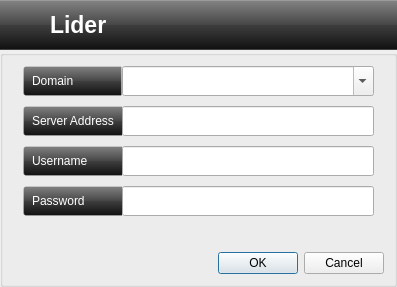
<?xml version="1.0" encoding="UTF-8"?>
<ui version="4.0">
 <class>dialogConnection</class>
 <widget class="QDialog" name="dialogConnection">
  <property name="geometry">
   <rect>
    <x>0</x>
    <y>0</y>
    <width>397</width>
    <height>287</height>
   </rect>
  </property>
  <property name="sizePolicy">
   <sizepolicy hsizetype="Fixed" vsizetype="Fixed">
    <horstretch>0</horstretch>
    <verstretch>0</verstretch>
   </sizepolicy>
  </property>
  <property name="windowTitle">
   <string>Connection</string>
  </property>
  <property name="styleSheet">
   <string notr="true">*{
	margin:0px;
	padding:0px;
}

QSplitter::handle {
/*image: url(icons/splitter.png);*/
image: url(:/icons/treeview-branch-closed.png);
background-color: #222222;
border-left:1px dashed gray;
border-bottom:1px dashed gray;
}

 QSplitter::handle:horizontal {
 width: 1px;
background-color: #222222;
}

 QSplitter::handle:vertical {
height: 1px;
background-color: #222222;
}

QSplitter::handle:pressed {
image: url(icons/splitter_pressed.png);
background-color: #999999;
}

	#frameMulti {background-color: rgba(255, 255, 255, 255);}

    #Main {
        background-color: rgb(50, 50, 50);
        background-image: url(:/icons/bg.png);
        padding: 0px;
        margin: 0px;
    }

    #framePolicy {
        border-left: 1px solid rgba(255,255,255,50);
		background-color: rgb(50, 50, 50);
    }

    #frameNodes {
		background-color: rgb(50, 50, 50);
    }

	#labelGroupNew {

	}

	#bottomButtonContainer {}

	#frameButtons{
		background-color: qlineargradient(spread:pad, x1:0.5, y1:0, x2:0.5, y2:1, stop:0 rgba(132, 132, 132, 255), stop:0.501481 rgba(70, 70, 70, 255), stop:0.503057 rgba(62, 62, 62, 255), stop:1 rgba(16, 16, 16, 255));
		
	}

#labelTitle {
	color: #222222;
}

/* #QTabWidget */

 QTabWidget::pane { /* The tab widget frame */
    /* border-top: 2px solid #C2C7CB;*/
border-top: 1px solid rgba(255,255,255,50);
 }

 QTabWidget::tab-bar {
     left: 0px; /* move to the right by 5px */
 }

 /* Style the tab using the tab sub-control. Note that
     it reads QTabBar _not_ QTabWidget */
 QTabBar::tab {
    background-color: qlineargradient(spread:pad, x1:0.5, y1:0, x2:0.5, y2:1, stop:0 rgba(132, 132, 132, 255), stop:0.501481 rgba(70, 70, 70, 255), stop:0.503057 rgba(62, 62, 62, 255), stop:1 rgba(16, 16, 16, 255));
color:rgb(255,255,255);

border-top: 1px solid rgba(255,255,255,0);
border-bottom: 1px solid rgba(255,255,255,0);
border-left: 1px solid rgba(255,255,255,0);


     border-bottom: 0px; /* same as the pane color */
     border-top-left-radius: 2px;
     border-top-right-radius: 2px;
     min-width: 8ex;
     padding:4px;
 }

 QTabBar::tab:selected{
	background-color: qlineargradient(spread:pad, x1:0.5, y1:1, x2:0.5, y2:0, stop:0 rgba(55, 55, 55, 255), stop:0.475 rgba(116, 116, 116, 255), stop:0.51 rgba(133, 133, 133, 255), stop:0.994975 rgba(166, 166, 166, 255));
 }

 QTabBar::tab:hover {
        	background-color: qlineargradient(spread:pad, x1:0.5, y1:1, x2:0.5, y2:0, stop:0 rgba(55, 55, 55, 255), stop:0.475 rgba(116, 116, 116, 255), stop:0.51 rgba(133, 133, 133, 255), stop:0.994975 rgba(166, 166, 166, 255));
 }

 QTabBar::tab:selected {
     border-color:  rgba(255,255,255,0);
     border-bottom-color: #C2C7CB; /* same as pane color */
	background-color: qlineargradient(spread:pad, x1:0.5, y1:1, x2:0.5, y2:0, stop:0 rgba(55, 55, 55, 255), stop:0.475 rgba(116, 116, 116, 255), stop:0.51 rgba(133, 133, 133, 255), stop:0.994975 rgba(166, 166, 166, 255));
 }

 QTabBar::tab:!selected {
     margin-top: 2px; /* make non-selected tabs look smaller */
 }



/* #QPushButton */

    QPushButton{
        padding: 3px 10px 3px 10px;
        color: white;
        border:1px solid  rgba(34, 49, 60, 100);
        border-radius:2px;
        background-color: qlineargradient(spread:pad, x1:0.5, y1:0, x2:0.5, y2:1,
            stop:0 rgba(132, 132, 132, 255), stop:0.501481 rgba(70, 70, 70, 255),
            stop:0.503057 rgba(62, 62, 62, 255), stop:1 rgba(16, 16, 16, 255));
    }

    QPushButton:hover {
        border:1px solid  rgba(34, 49, 60, 100);
        border-radius:2px;

	background-color: qlineargradient(spread:pad, x1:0.5, y1:1, x2:0.5, y2:0, stop:0 rgba(55, 55, 55, 255), stop:0.475 rgba(116, 116, 116, 255), stop:0.51 rgba(133, 133, 133, 255), stop:0.994975 rgba(166, 166, 166, 255));


    }

    QPushButton:checked {
        border:1px solid  rgba(34, 49, 60, 100);
        border-radius:2px;
	background-color: qlineargradient(spread:pad, x1:0.5, y1:1, x2:0.5, y2:0, stop:0 rgba(55, 55, 55, 255), stop:0.475 rgba(116, 116, 116, 255), stop:0.51 rgba(133, 133, 133, 255), stop:0.994975 rgba(166, 166, 166, 255));
    }

    QPushButton:pressed {
        border:1px solid  rgba(34, 49, 60, 100);
        border-radius:2px;
        padding: 3px 10px 3px 10px;
	background-color: qlineargradient(spread:pad, x1:0.5, y1:1, x2:0.5, y2:0, stop:0 rgba(85, 85, 85, 255), stop:0.475 rgba(136, 136, 136, 255), stop:0.51 rgba(153, 153, 153, 255), stop:0.994975 rgba(196, 196, 196, 255));
    }


/* #QDateEdit */

    QDateEdit {
        border: 0px;
        border-radius: 3px;
        color: #333333;
        background-color: qlineargradient(spread:pad, x1:0.5, y1:0, x2:0.516304,y2:0.653,
            stop:0 rgba(171, 171, 171, 255), stop:1 rgba(255, 255, 255, 255));
    }

    QDateEdit:hover, QComboBox::drop-down:editable:hover { }

    QDateEdit::drop-down {
        subcontrol-origin: padding;
        subcontrol-position: top right;
        width: 22px;
        border-top-right-radius: 4px;
        border-bottom-right-radius: 3px;
        background-color: qlineargradient(spread:pad, x1:0.5, y1:0, x2:0.5, y2:1,
            stop:0 rgba(132, 132, 132, 255), stop:0.501481 rgba(70, 70, 70, 255),
            stop:0.503057 rgba(62, 62, 62, 255), stop:1 rgba(16, 16, 16, 255));
    }

    QDateEdit::drop-down:hover {
        background-color: qlineargradient(spread:pad, x1:0.5, y1:1, x2:0.5, y2:0,
            stop:0 rgba(129, 3, 3, 255), stop:0.0192308 rgba(160, 35, 25, 255),
            stop:0.521739 rgba(166, 35, 29, 255), stop:0.531585 rgba(184, 46, 40, 255),
            stop:0.983696 rgba(168, 78, 74, 255), stop:1 rgba(210, 110, 110, 255));
    }

    QDateEdit::drop-down:on {
        subcontrol-origin: padding;
        subcontrol-position: top right;
        border-top-right-radius: 4px;
        border-bottom-right-radius: 3px;
        font-size: 15px;
        background-color: qlineargradient(spread:pad, x1:0.5, y1:1, x2:0.5, y2:0,
            stop:0 rgba(129, 3, 3, 255), stop:0.0192308 rgba(160, 35, 25, 255),
            stop:0.521739 rgba(166, 35, 29, 255), stop:0.531585 rgba(184, 46, 40, 255),
            stop:0.983696 rgba(168, 78, 74, 255), stop:1 rgba(210, 110, 110, 255));
    }

    QDateEdit::down-arrow {
        image: url(:/icons/arrow-down.png);
    }

    QDateEdit::down-arrow:on {
        top: 1px;
    }

/* #QSlider */

    QSlider::groove:horizontal {
        height: 12px;
        border-radius: 2px;
        margin: 2px 0;
        background-color: qlineargradient(spread:pad, x1:0.5, y1:0, x2:0.516304, y2:0.653,
            stop:0 rgba(171, 171, 171, 255), stop:1 rgba(255, 255, 255, 255));
    }

    QSlider::handle:horizontal {
        border:1px solid  rgba(34, 49, 60, 100);
        width: 18px;
        margin: 0 0;
        border-radius: 2px;
        background-color: qlineargradient(spread:pad, x1:0.5, y1:0, x2:0.5, y2:1,
            stop:0 rgba(132, 132, 132, 255), stop:0.501481 rgba(70, 70, 70, 255),
            stop:0.503057 rgba(62, 62, 62, 255), stop:1 rgba(16, 16, 16, 255));
    }

    QSlider::handle:horizontal:hover {
        border:1px solid  rgba(34, 49, 60, 100);
        width: 18px;
        margin: 0 0;
        border-radius: 2px;
        background-color: qlineargradient(spread:pad, x1:0.5, y1:1, x2:0.5, y2:0,
            stop:0 rgba(129, 3, 3, 255), stop:0.0192308 rgba(160, 35, 25, 255),
            stop:0.521739 rgba(166, 35, 29, 255), stop:0.531585 rgba(184, 46, 40, 255),
            stop:0.983696 rgba(168, 78, 74, 255), stop:1 rgba(210, 110, 110, 255));
    }


/* #QToolButton */

    QToolButton {
        color: white;
        border:1px solid  rgba(34, 49, 60, 100);
        border-radius:2px;
        padding:1px 10px 1px 5px;
        background-color: qlineargradient(spread:pad, x1:0.5, y1:0, x2:0.5, y2:1,
            stop:0 rgba(132, 132, 132, 255), stop:0.501481 rgba(70, 70, 70, 255),
            stop:0.503057 rgba(62, 62, 62, 255), stop:1 rgba(16, 16, 16, 255));
    }

    QToolButton[popupMode=&quot;1&quot;] {
        padding-right: 20px;
    }

    QToolButton:hover {
        border:1px solid  rgba(34, 49, 60, 100);
        border-radius:2px;
	background-color: qlineargradient(spread:pad, x1:0.5, y1:1, x2:0.5, y2:0, stop:0 rgba(55, 55, 55, 255), stop:0.475 rgba(116, 116, 116, 255), stop:0.51 rgba(133, 133, 133, 255), stop:0.994975 rgba(166, 166, 166, 255));
    }

    QToolButton:pressed {
        border:1px solid  rgba(34, 49, 60, 100);
        border-radius:2px;
	background-color: qlineargradient(spread:pad, x1:0.5, y1:1, x2:0.5, y2:0, stop:0 rgba(85, 85, 85, 255), stop:0.475 rgba(136, 136, 136, 255), stop:0.51 rgba(153, 153, 153, 255), stop:0.994975 rgba(196, 196, 196, 255));
    }

    QToolButton::menu-button {
        border-left:1px solid  rgba(34, 49, 60, 100);
        border-bottom-right-radius: 6px;
        width: 16px;
    }

    QToolButton::menu-arrow {
        image: url(:/icons/treeview-branch-open.png);
    }

    QToolButton::menu-arrow:open {
        top: 1px; left: 1px;
    }

    QToolButton::menu-button {
        border-top-right-radius: 3px;
        border-bottom-right-radius: 3px;
        width: 16px;
    }


/* #QlistView */

    QListView {
        show-decoration-selected: 1; /* make the selection span the entire width of the view */
        color: #444444;
		border: 0px;
        font-size: 12px;
        text-decoration: none;
        background-color: qlineargradient(spread:pad, x1:0.5, y1:0, x2:0.516304,
            y2:0.653, stop:0 rgba(171, 171, 171, 255), stop:1 rgba(255, 255, 255, 220));
    }

    QListView::item:alternate {
        background: #EEEEEE;
    }

    QListView::item:selected {
    }

    QListView::item:selected:!active {
       	background-color: qlineargradient(spread:pad, x1:0.5, y1:1, x2:0.5, y2:0, stop:0 rgba(55, 55, 55, 255), stop:0.475 rgba(116, 116, 116, 255), stop:0.51 rgba(133, 133, 133, 255), stop:0.994975 rgba(166, 166, 166, 255));
        border: 1px solid rgba(255, 255, 255, 50); border-radius: 3px; color:white
    }

    QListView::item:selected:active {
        	background-color: qlineargradient(spread:pad, x1:0.5, y1:1, x2:0.5, y2:0, stop:0 rgba(55, 55, 55, 255), stop:0.475 rgba(116, 116, 116, 255), stop:0.51 rgba(133, 133, 133, 255), stop:0.994975 rgba(166, 166, 166, 255));
        border: 1px solid rgba(255, 255, 255, 50); border-radius: 3px; color:white
    }

    QListView::item:hover {
	background-color: qlineargradient(spread:pad, x1:0.5, y1:1, x2:0.5, y2:0, stop:0 rgba(85, 85, 85, 255), stop:0.475 rgba(136, 136, 136, 255), stop:0.51 rgba(153, 153, 153, 255), stop:0.994975 rgba(196, 196, 196, 255));
        border: 1px solid rgba(255, 255, 255, 50); border-radius: 3px; color:white
    }

/* #QlistWidget */

    QListWidget {
        show-decoration-selected: 1; /* make the selection span the entire width of the view */
        color: #444444;
		border: 0px;
        font-size: 12px;
        text-decoration: none;
        background-color: qlineargradient(spread:pad, x1:0.5, y1:0, x2:0.516304,
            y2:0.653, stop:0 rgba(171, 171, 171, 255), stop:1 rgba(255, 255, 255, 220));
    }

    QListWidget::item:alternate {
        background: #EEEEEE;
    }

    QListWidget::item:selected {
    }

    QListWidget::item:selected:!active {
        	background-color: qlineargradient(spread:pad, x1:0.5, y1:1, x2:0.5, y2:0, stop:0 rgba(55, 55, 55, 255), stop:0.475 rgba(116, 116, 116, 255), stop:0.51 rgba(133, 133, 133, 255), stop:0.994975 rgba(166, 166, 166, 255));
        border: 1px solid rgba(255, 255, 255, 50); border-radius: 3px; color:white
    }

    QListWidget::item:selected:active {
        	background-color: qlineargradient(spread:pad, x1:0.5, y1:1, x2:0.5, y2:0, stop:0 rgba(55, 55, 55, 255), stop:0.475 rgba(116, 116, 116, 255), stop:0.51 rgba(133, 133, 133, 255), stop:0.994975 rgba(166, 166, 166, 255));
        border: 1px solid rgba(255, 255, 255, 50); border-radius: 3px; color:white
    }

    QListWidget::item:hover {
	background-color: qlineargradient(spread:pad, x1:0.5, y1:1, x2:0.5, y2:0, stop:0 rgba(85, 85, 85, 255), stop:0.475 rgba(136, 136, 136, 255), stop:0.51 rgba(153, 153, 153, 255), stop:0.994975 rgba(196, 196, 196, 255));
        border: 1px solid rgba(255, 255, 255, 50); border-radius: 3px; color:white
    }


/* #QTimeEdit */

    QTimeEdit {
        color: #333333;
        background-color: qlineargradient(spread:pad, x1:0.5, y1:0, x2:0.516304,
            y2:0.653, stop:0 rgba(171, 171, 171, 255), stop:1 rgba(255, 255, 255, 255));
        border: 1px solid gray;
        border-radius: 3px;
    }

    QTimeEdit QSpinBox {
        padding-right: 15px; /* make room for the arrows */
        border: 1px solid #6b6b6b;
        border-radius: 4px;
        selection-background-color: gray;
    }

    QTimeEdit:hover {
    }

    QTimeEdit::up-button {
        border-top-right-radius: 3px;
        subcontrol-origin: border;
        subcontrol-position: top right; /* position at the top right corner */
        width: 16px; /* 16 + 2*1px border-width = 15px padding + 3px parent border */
        border-image: url(:/icons/arrow-up.png);
        background-color: qlineargradient(spread:pad, x1:0.5, y1:0, x2:0.5, y2:1,
            stop:0 rgba(132, 132, 132, 255), stop:0.503057 rgba(62, 62, 62, 255));
    }

    QTimeEdit::up-button:hover {
        border-top-right-radius: 3px;
        subcontrol-origin: border;
        subcontrol-position: top right; /* position at the top right corner */
        width: 16px; /* 16 + 2*1px border-width = 15px padding + 3px parent border */
        border-image: url(:/icons/arrow-up.png);
        background-color: qlineargradient(spread:pad, x1:0.5, y1:1, x2:0.5, y2:0,
            stop:0 rgba(129, 3, 3, 255), stop:0.0192308 rgba(160, 35, 25, 255),
            stop:0.521739 rgba(166, 35, 29, 255), stop:0.531585 rgba(184, 46, 40, 255),
            stop:0.983696 rgba(168, 78, 74, 255), stop:1 rgba(210, 110, 110, 255));
    }

    QTimeEdit::down-button {
        border-bottom-right-radius: 3px;
        subcontrol-origin: border;
        subcontrol-position: bottom right; /* position at the top right corner */
        width: 16px; /* 16 + 2*1px border-width = 15px padding + 3px parent border */
        border-image: url(:/icons/arrow-down.png);
        background-color: qlineargradient(spread:pad, x1:0.5, y1:0, x2:0.5, y2:1,
            stop:0.503057 rgba(62, 62, 62, 255), stop:1 rgba(16, 16, 16, 255));
    }

    QTimeEdit::down-button:hover {
        border-bottom-right-radius: 3px;
        subcontrol-origin: border;
        subcontrol-position: bottom right; /* position at the top right corner */
        width: 16px; /* 16 + 2*1px border-width = 15px padding + 3px parent border */
        border-image: url(:/icons/arrow-down.png);
        background-color: qlineargradient(spread:pad, x1:0.5, y1:1, x2:0.5, y2:0,
            stop:0 rgba(129, 3, 3, 255), stop:0.0192308 rgba(160, 35, 25, 255),
            stop:0.521739 rgba(166, 35, 29, 255), stop:0.531585 rgba(184, 46, 40, 255),
            stop:0.983696 rgba(168, 78, 74, 255), stop:1 rgba(210, 110, 110, 255));
    }


/* #QSpinBox */

    QSpinBox {
        color: #333333;
        border-radius: 3px;
        padding-right: 15px; /* make room for the arrows */
        border: 1px solid #6b6b6b;
        border-radius: 3px;
        selection-background-color: gray;
        background-color: qlineargradient(spread:pad, x1:0.5, y1:0, x2:0.516304, y2:0.653,
            stop:0 rgba(171, 171, 171, 255), stop:1 rgba(255, 255, 255, 255));
    }

    QSpinBox:hover {

    }

    QSpinBox::up-button {
        border-top-right-radius: 3px;
        subcontrol-origin: border;
        subcontrol-position: top right; /* position at the top right corner */
        width: 16px; /* 16 + 2*1px border-width = 15px padding + 3px parent border */
        border-image: url(:/icons/arrow-up.png);
        background-color: qlineargradient(spread:pad, x1:0.5, y1:0, x2:0.5, y2:1,
            stop:0 rgba(132, 132, 132, 255), stop:0.503057 rgba(62, 62, 62, 255));
    }

    QSpinBox::up-button:hover {
	background-color: qlineargradient(spread:pad, x1:0.5, y1:1, x2:0.5, y2:0, stop:0 rgba(85, 85, 85, 255), stop:0.475 rgba(136, 136, 136, 255), stop:0.51 rgba(153, 153, 153, 255), stop:0.994975 rgba(196, 196, 196, 255));
        border-top-right-radius: 3px;
        subcontrol-origin: border;
        subcontrol-position: top right; /* position at the top right corner */
        width: 16px; /* 16 + 2*1px border-width = 15px padding + 3px parent border */
        border-image: url(:/icons/arrow-up.png);
    }

    QSpinBox::down-button {
        background-color: qlineargradient(spread:pad, x1:0.5, y1:0, x2:0.5, y2:1,
            stop:0.503057 rgba(62, 62, 62, 255), stop:1 rgba(16, 16, 16, 255));
        border-bottom-right-radius: 3px;
        subcontrol-origin: border;
        subcontrol-position: bottom right; /* position at the top right corner */
        width: 16px; /* 16 + 2*1px border-width = 15px padding + 3px parent border */
        border-image: url(:/icons/arrow-down.png);
    }

    QSpinBox::down-button:hover {
	background-color: qlineargradient(spread:pad, x1:0.5, y1:1, x2:0.5, y2:0, stop:0 rgba(85, 85, 85, 255), stop:0.475 rgba(136, 136, 136, 255), stop:0.51 rgba(153, 153, 153, 255), stop:0.994975 rgba(196, 196, 196, 255));
        border-bottom-right-radius: 3px;
        subcontrol-origin: border;
        subcontrol-position: bottom right; /* position at the top right corner */
        width: 16px; /* 16 + 2*1px border-width = 15px padding + 3px parent border */
        border-image: url(:/icons/arrow-down.png);
    }


/* #QTextBrowser */

    QTextBrowser #helpContent {
        background-color: rgba(255,255,255,0);
        font: 9pt;
    }


/* #QDialog */

    QDialog {
        color: white;
        background-image: url(:/icons/background-dialog.png);
        background-repeat: no-repeat;
        background-position: bottom center;
        background-color: rgb(50, 50, 50);
    }


/* #QLabel */

    QLabel {
        color: #eeeeee;
    }


/* #QGroupBox */

    QGroupBox {
        color: #eeeeee;
    }


/* #QRadioButton */

    QRadioButton {
        color: white;
        spacing: 5px;
    }

/*     QRadioButton::indicator {
        width: 16px;
        height: 16px;
    }

    QRadioButton::indicator::unchecked {
        image: url(:/icons/radiobutton_unchecked.png);
    }

    QRadioButton::indicator::unchecked:hover {
        image: url(:/icons/radiobutton_unchecked_hover.png);
    }

    QRadioButton::indicator::checked {
        image: url(:/icons/radiobutton_checked.png);
    }

    QRadioButton::indicator::checked:hover {
        image: url(:/icons/radiobutton_checked_hover.png);
    } */


/* #QListWidget */

    QListWidget QLabel {
        color: #222222;
    }


/* #QCheckBox */

    QCheckBox {
        color: white;
    }

 /*    QCheckBox::indicator {
        width: 20px;
        height: 20px;
    }

    QCheckBox::indicator:unchecked {
        image: url(:/icons/checkbox_unchecked.png);
    }

    QCheckBox::indicator:unchecked:hover {
        image: url(:/icons/checkbox_unchecked_hover.png);
    }


    QCheckBox::indicator:checked {
        image: url(:/icons/checkbox_checked.png);
    }

    QCheckBox::indicator:checked:hover {
        image: url(:/icons/checkbox_checked_hover.png);
    }  */


/* #QComboBox */

    QComboBox {
        border: 0px;
        border-radius: 2px;
        font-size: 13px;
        color:#222222
    }

    QComboBox:editable {
        background-color: qlineargradient(spread:pad, x1:0.5, y1:0, x2:0.516304, y2:0.653,
            stop:0 rgba(171, 171, 171, 255), stop:1 rgba(255, 255, 255, 255));
    }

    QComboBox:!editable, QComboBox::drop-down:editable {
        background-color: qlineargradient(spread:pad, x1:0.5, y1:0, x2:0.5, y2:1,
            stop:0 rgba(132, 132, 132, 255), stop:0.501481 rgba(70, 70, 70, 255),
            stop:0.503057 rgba(62, 62, 62, 255), stop:1 rgba(16, 16, 16, 255));
    }

    /* QComboBox gets the &quot;on&quot; state when the popup is open */
    QComboBox:!editable:on, QComboBox::drop-down:editable:on {
        background: qlineargradient(x1: 0, y1: 0, x2: 0, y2: 1,
                                    stop: 0 #D3D3D3, stop: 0.4 #D8D8D8,
                                    stop: 0.5 #DDDDDD, stop: 1.0 #E1E1E1);
    }

    QComboBox:disabled {
        background-color: rgba(160, 160, 160, 160);
    }

    QComboBox:!editable:hover, QComboBox::drop-down:editable:hover, QComboBox:hover{
        border:0px solid  rgba(34, 49, 60, 100);
        border-radius:2px;
        	background-color: qlineargradient(spread:pad, x1:0.5, y1:1, x2:0.5, y2:0, stop:0 rgba(55, 55, 55, 255), stop:0.475 rgba(116, 116, 116, 255), stop:0.51 rgba(133, 133, 133, 255), stop:0.994975 rgba(166, 166, 166, 255));

    }

    QComboBox:on:hover {
        	background-color: qlineargradient(spread:pad, x1:0.5, y1:1, x2:0.5, y2:0, stop:0 rgba(85, 85, 85, 255), stop:0.475 rgba(136, 136, 136, 255), stop:0.51 rgba(153, 153, 153, 255), stop:0.994975 rgba(196, 196, 196, 255));
    }

    QComboBox:on { /* shift the text when the popup opens */
        padding-top: 3px;
        padding-left: 4px;
    }

    QComboBox::drop-down {
        subcontrol-origin: padding;
        subcontrol-position: top right;
        width: 22px;
        border-top-right-radius: 4px;
        border-bottom-right-radius: 3px;
    }

    QComboBox::drop-down:on {
        subcontrol-origin: padding;
        subcontrol-position: top right;
        width: 22px;
        border-top-right-radius: 4px;
        border-bottom-right-radius: 3px;
    }

    QComboBox::down-arrow {
        image: url(/usr/share/icons/crystalsvg/16x16/actions/1downarrow.png);
    }

    QComboBox::down-arrow:on { /* shift the arrow when popup is open */
        top: 1px;
        left: 1px;
    }

    QComboBox::down-arrow {
        right: 0px;
        image: url(:/icons/arrow-down.png);
    }

    QComboBox::down-arrow:on {
        top: 1px;
    }

    QComboBox QAbstractItemView {
        color: #222222;
        selection-background-color: gray;
        border: 0px;
    }


/* #QLineEdit */

    QLineEdit {
        background-color: qlineargradient(spread:pad, x1:0.5, y1:0, x2:0.516304, y2:0.653,
            stop:0 rgba(171, 171, 171, 255), stop:1 rgba(255, 255, 255, 255));
        color: #333333;
        border: 1px solid gray;
        border-radius: 3px;
        font-size: 13px
    }

    QLineEdit:hover {
        background-color: qlineargradient(spread:pad, x1:0.5, y1:1, x2:0.5, y2:0.9,
            stop:0 rgba(171, 3, 3, 255), stop:1 rgba(255, 255, 255, 255));
        color: #333333;
        border: 1px solid gray;
        border-radius: 3px;
    }

    QLineEdit:disabled {
        border: 1px solid gray;
        border-radius: 2px
    }


/* #QTextEdit */

    QTextEdit {
        border: 1px solid #6b6b6b;
        border-radius: 4px;
        alternate-background-color: #222222;
        selection-background-color: gray;
    }


/* #QTreeView */

    QTreeView {
        border: 0px solid rgba(255,255,255,100);
        selection-background-color: gray;
        background-color: qlineargradient(spread:pad, x1:0.5, y1:0, x2:0.516304,
            y2:0.653, stop:0 rgba(171, 171, 171, 255), stop:1 rgba(255, 255, 255, 220));
    }

    QTreeView::branch:has-children:!has-siblings:closed,
    QTreeView::branch:closed:has-children:has-siblings {
        border-image: none;
        image: url(:/icons/expand.png);
    }

    QTreeView::branch:open:has-children:!has-siblings,
    QTreeView::branch:open:has-children:has-siblings  {
        border-image: none;
        image: url(:/icons/collapse.png);
	}

	QTreeView::branch:has-siblings:!adjoins-item {
     	border-image: url(:/icons/stylesheet-vline.png) 0;
     }

    QTreeView::branch:has-siblings:adjoins-item {
        border-image: url(:/icons/stylesheet-branch-more.png) 0;
	}

	QTreeView::branch:!has-children:!has-siblings:adjoins-item {
		border-image: url(:/icons/stylesheet-branch-end.png) 0;
	}


/* #QHeaderView Table Column Headers */

    QHeaderView::section {
        background-color: qlineargradient(x1:0, y1:0, x2:0, y2:1,
                          stop:0 #616161, stop: 0.5 #505050,
                          stop: 0.6 #434343, stop:1 #656565);
        font-size: 8pt;
        color: white;
        padding-left:5px;
        border-right: 1px solid rgba(255,255,255,20);
        border-left: 1px solid rgba(255,255,255,20);
        border-top: 1px solid rgba(255,255,255,20);
        border-bottom: 1px solid rgba(255,255,255,20);
        height: 27px
    }

    /* style the sort indicator */
    QHeaderView::down-arrow {
        image: url(:/icons/arrow-down.png);
    }

    QHeaderView::up-arrow {
        image: url(:/icons/arrow-up.png);
    }


/* #QProgressBar */

    QProgressBar {
        border-radius: 2px;
        text-align: center;
        color: #222222;
        background-color: white;
    }

    QProgressBar:chunk {
        background-color: qlineargradient(spread:pad, x1:0.5, y1:1, x2:0.5, y2:0,
            stop:0 rgba(129, 3, 3, 255), stop:0.0192308 rgba(160, 35, 25, 255),
            stop:0.521739 rgba(166, 35, 29, 255), stop:0.531585 rgba(184, 46, 40, 255),
            stop:0.983696 rgba(168, 78, 74, 255), stop:1 rgba(210, 110, 110, 255));
        border: 1px solid rgba(255, 255, 255, 50);
        border-radius: 2px;
    }


/* #QScrollArea */

    QScrollArea::corner {
        background-color: rgba(255, 255, 255, 0);
        border: 0px;
    }

    QScrollBar:vertical {
        width: 13px;
        margin: 3px 3px 3px 3px;
        background-color: rgba(255, 255, 255, 0);
    }

    QScrollBar::handle:vertical {
        min-height: 16px;
        background-color: rgba(0,0,0, 150);
        border: 1px solid rgb(150, 150, 150);
        border-radius: 3px;
        padding:3px;
    }

    QScrollBar::handle:vertical:hover {
        min-height: 16px;
        background-color: rgba(50,50,50, 150);
        border-radius: 3px;
    }

    QScrollBar::add-line:vertical {
        border: 0px;
        height: 0px;
        subcontrol-position: bottom;
        subcontrol-origin: margin;
        background: transparent;
    }

    QScrollBar::sub-line:vertical {
        border: 0px;
        height: 0px;
        subcontrol-position: top;
        subcontrol-origin: margin;
        background: transparent;
    }

    QScrollBar:horizontal {
        height: 13px;
        margin: 3px 3px 3px 3px;
        background: transparent;
    }

    QScrollBar::handle:horizontal {
        min-width: 16px;
        background-color: rgba(0,0,0, 150);
        border: 1px solid rgb(150, 150, 150);
        border-radius: 3px;
    }

    QScrollBar::handle:horizontal:hover {
        min-width: 16px;
        background-color: rgba(50,50,50, 150);
        border-radius: 3px;
    }

    QScrollBar::add-line:horizontal {
        border: none;
        background: transparent;
        width: 0px;
        subcontrol-position: right;
        subcontrol-origin: margin;
    }

    QScrollBar::sub-line:horizontal {
        border: none;
        width: 0px;
        subcontrol-position: left;
        subcontrol-origin: margin;
    }
</string>
  </property>
  <layout class="QGridLayout" name="gridLayout_2">
   <property name="margin">
    <number>0</number>
   </property>
   <property name="spacing">
    <number>0</number>
   </property>
   <item row="0" column="0">
    <widget class="QLabel" name="label_6">
     <property name="minimumSize">
      <size>
       <width>50</width>
       <height>50</height>
      </size>
     </property>
     <property name="maximumSize">
      <size>
       <width>50</width>
       <height>50</height>
      </size>
     </property>
     <property name="font">
      <font>
       <family>Liberation Sans</family>
      </font>
     </property>
     <property name="styleSheet">
      <string notr="true">background-color: qlineargradient(spread:pad, x1:0.5, y1:0, x2:0.5, y2:1, stop:0 rgba(132, 132, 132, 255), stop:0.501481 rgba(70, 70, 70, 255), stop:0.503057 rgba(62, 62, 62, 255), stop:1 rgba(16, 16, 16, 255));
color:rgb(255,255,255);
/*qlineargradient(spread:pad, x1:0.5, y1:1, x2:0.5, y2:0, stop:0 rgba(183, 100, 124, 255), stop:0.0212465 rgba(91, 33, 50, 255), stop:0.521739 rgba(152, 86, 105, 255), stop:0.527174 rgba(155, 98, 115, 255), stop:0.983696 rgba(184, 141, 153, 255), stop:1 rgba(220, 173, 186, 255));*/
/*background-color: qlineargradient(spread:pad, x1:1, y1:1, x2:0, y2:0, stop:0 rgba(219, 219, 219, 100), stop:1 rgba(255, 255, 255, 100));*/
border-top: 1px solid rgba(255,255,255,50);
border-right: 0px solid rgba(255,255,255,50);
border-bottom: 1px solid rgba(255,255,255,50);
border-left: 0px solid rgba(255,255,255,50);</string>
     </property>
     <property name="text">
      <string/>
     </property>
     <property name="pixmap">
      <pixmap resource="data.qrc">:/icons/network48.png</pixmap>
     </property>
     <property name="scaledContents">
      <bool>true</bool>
     </property>
     <property name="alignment">
      <set>Qt::AlignLeading|Qt::AlignLeft|Qt::AlignVCenter</set>
     </property>
     <property name="margin">
      <number>5</number>
     </property>
     <property name="indent">
      <number>0</number>
     </property>
    </widget>
   </item>
   <item row="0" column="1" colspan="2">
    <widget class="QLabel" name="screenTitle">
     <property name="sizePolicy">
      <sizepolicy hsizetype="Expanding" vsizetype="Preferred">
       <horstretch>0</horstretch>
       <verstretch>0</verstretch>
      </sizepolicy>
     </property>
     <property name="minimumSize">
      <size>
       <width>0</width>
       <height>50</height>
      </size>
     </property>
     <property name="maximumSize">
      <size>
       <width>16777215</width>
       <height>50</height>
      </size>
     </property>
     <property name="font">
      <font>
       <family>Liberation Sans</family>
       <pointsize>17</pointsize>
       <weight>75</weight>
       <bold>true</bold>
      </font>
     </property>
     <property name="styleSheet">
      <string notr="true">
color:rgb(255,255,255);
/*qlineargradient(spread:pad, x1:0.5, y1:1, x2:0.5, y2:0, stop:0 rgba(183, 100, 124, 255), stop:0.0212465 rgba(91, 33, 50, 255), stop:0.521739 rgba(152, 86, 105, 255), stop:0.527174 rgba(155, 98, 115, 255), stop:0.983696 rgba(184, 141, 153, 255), stop:1 rgba(220, 173, 186, 255));*/
/*background-color: qlineargradient(spread:pad, x1:1, y1:1, x2:0, y2:0, stop:0 rgba(219, 219, 219, 100), stop:1 rgba(255, 255, 255, 100));*/
border-top: 1px solid rgba(255,255,255,50);
border-right: 0px solid rgba(255,255,255,50);
border-bottom: 1px solid rgba(255,255,255,50);
border-left: 0px solid rgba(255,255,255,50);
background: url(:/icons/internet256.png) no-repeat;
background-color: qlineargradient(spread:pad, x1:0.5, y1:0, x2:0.5, y2:1, stop:0 rgba(132, 132, 132, 255), stop:0.501481 rgba(70, 70, 70, 255), stop:0.503057 rgba(62, 62, 62, 255), stop:1 rgba(16, 16, 16, 255));</string>
     </property>
     <property name="lineWidth">
      <number>0</number>
     </property>
     <property name="midLineWidth">
      <number>0</number>
     </property>
     <property name="text">
      <string>Lider</string>
     </property>
     <property name="alignment">
      <set>Qt::AlignLeading|Qt::AlignLeft|Qt::AlignVCenter</set>
     </property>
     <property name="margin">
      <number>0</number>
     </property>
     <property name="indent">
      <number>0</number>
     </property>
    </widget>
   </item>
   <item row="1" column="0" colspan="3">
    <widget class="QGroupBox" name="groupBox">
     <property name="styleSheet">
      <string notr="true"/>
     </property>
     <property name="title">
      <string/>
     </property>
     <layout class="QGridLayout" name="gridLayout_3">
      <property name="horizontalSpacing">
       <number>0</number>
      </property>
      <property name="verticalSpacing">
       <number>10</number>
      </property>
      <property name="margin">
       <number>10</number>
      </property>
      <item row="0" column="1">
       <layout class="QGridLayout" name="gridLayout">
        <property name="leftMargin">
         <number>10</number>
        </property>
        <property name="rightMargin">
         <number>10</number>
        </property>
        <property name="horizontalSpacing">
         <number>0</number>
        </property>
        <property name="verticalSpacing">
         <number>10</number>
        </property>
        <item row="0" column="1">
         <widget class="QComboBox" name="comboDomain">
          <property name="minimumSize">
           <size>
            <width>0</width>
            <height>30</height>
           </size>
          </property>
          <property name="maximumSize">
           <size>
            <width>16777215</width>
            <height>30</height>
           </size>
          </property>
          <property name="font">
           <font>
            <pointsize>-1</pointsize>
           </font>
          </property>
          <property name="editable">
           <bool>true</bool>
          </property>
          <property name="sizeAdjustPolicy">
           <enum>QComboBox::AdjustToContentsOnFirstShow</enum>
          </property>
          <property name="frame">
           <bool>true</bool>
          </property>
          <item>
           <property name="text">
            <string></string>
           </property>
          </item>
         </widget>
        </item>
        <item row="1" column="0">
         <widget class="QLabel" name="label_2">
          <property name="styleSheet">
           <string notr="true">background-color: qlineargradient(spread:pad, x1:0.5, y1:0, x2:0.5, y2:1, stop:0 rgba(132, 132, 132, 255), stop:0.501481 rgba(70, 70, 70, 255), stop:0.503057 rgba(62, 62, 62, 255), stop:1 rgba(16, 16, 16, 255));
color:rgb(255,255,255);
/*qlineargradient(spread:pad, x1:0.5, y1:1, x2:0.5, y2:0, stop:0 rgba(183, 100, 124, 255), stop:0.0212465 rgba(91, 33, 50, 255), stop:0.521739 rgba(152, 86, 105, 255), stop:0.527174 rgba(155, 98, 115, 255), stop:0.983696 rgba(184, 141, 153, 255), stop:1 rgba(220, 173, 186, 255));*/
/*background-color: qlineargradient(spread:pad, x1:1, y1:1, x2:0, y2:0, stop:0 rgba(219, 219, 219, 100), stop:1 rgba(255, 255, 255, 100));*/
border-top: 1px solid rgba(255,255,255,50);
border-right: 0px solid rgba(255,255,255,50);
border-bottom: 1px solid rgba(255,255,255,50);
border-left: 1px solid rgba(255,255,255,50);
padding-left: 5px;
padding-right: 5px;
border-top-left-radius: 3px;
border-bottom-left-radius: 3px;</string>
          </property>
          <property name="text">
           <string>Server Address</string>
          </property>
         </widget>
        </item>
        <item row="1" column="1">
         <widget class="QLineEdit" name="editHost">
          <property name="minimumSize">
           <size>
            <width>0</width>
            <height>30</height>
           </size>
          </property>
          <property name="maximumSize">
           <size>
            <width>16777215</width>
            <height>30</height>
           </size>
          </property>
         </widget>
        </item>
        <item row="2" column="0">
         <widget class="QLabel" name="label_3">
          <property name="styleSheet">
           <string notr="true">background-color: qlineargradient(spread:pad, x1:0.5, y1:0, x2:0.5, y2:1, stop:0 rgba(132, 132, 132, 255), stop:0.501481 rgba(70, 70, 70, 255), stop:0.503057 rgba(62, 62, 62, 255), stop:1 rgba(16, 16, 16, 255));
color:rgb(255,255,255);
/*qlineargradient(spread:pad, x1:0.5, y1:1, x2:0.5, y2:0, stop:0 rgba(183, 100, 124, 255), stop:0.0212465 rgba(91, 33, 50, 255), stop:0.521739 rgba(152, 86, 105, 255), stop:0.527174 rgba(155, 98, 115, 255), stop:0.983696 rgba(184, 141, 153, 255), stop:1 rgba(220, 173, 186, 255));*/
/*background-color: qlineargradient(spread:pad, x1:1, y1:1, x2:0, y2:0, stop:0 rgba(219, 219, 219, 100), stop:1 rgba(255, 255, 255, 100));*/
border-top: 1px solid rgba(255,255,255,50);
border-right: 0px solid rgba(255,255,255,50);
border-bottom: 1px solid rgba(255,255,255,50);
border-left: 1px solid rgba(255,255,255,50);
padding-left: 5px;
padding-right: 5px;
border-top-left-radius: 3px;
border-bottom-left-radius: 3px;</string>
          </property>
          <property name="text">
           <string>Username</string>
          </property>
         </widget>
        </item>
        <item row="2" column="1">
         <widget class="QLineEdit" name="editUser">
          <property name="minimumSize">
           <size>
            <width>0</width>
            <height>30</height>
           </size>
          </property>
          <property name="maximumSize">
           <size>
            <width>16777215</width>
            <height>30</height>
           </size>
          </property>
         </widget>
        </item>
        <item row="3" column="0">
         <widget class="QLabel" name="label_4">
          <property name="styleSheet">
           <string notr="true">background-color: qlineargradient(spread:pad, x1:0.5, y1:0, x2:0.5, y2:1, stop:0 rgba(132, 132, 132, 255), stop:0.501481 rgba(70, 70, 70, 255), stop:0.503057 rgba(62, 62, 62, 255), stop:1 rgba(16, 16, 16, 255));
color:rgb(255,255,255);
/*qlineargradient(spread:pad, x1:0.5, y1:1, x2:0.5, y2:0, stop:0 rgba(183, 100, 124, 255), stop:0.0212465 rgba(91, 33, 50, 255), stop:0.521739 rgba(152, 86, 105, 255), stop:0.527174 rgba(155, 98, 115, 255), stop:0.983696 rgba(184, 141, 153, 255), stop:1 rgba(220, 173, 186, 255));*/
/*background-color: qlineargradient(spread:pad, x1:1, y1:1, x2:0, y2:0, stop:0 rgba(219, 219, 219, 100), stop:1 rgba(255, 255, 255, 100));*/
border-top: 1px solid rgba(255,255,255,50);
border-right: 0px solid rgba(255,255,255,50);
border-bottom: 1px solid rgba(255,255,255,50);
border-left: 1px solid rgba(255,255,255,50);
padding-left: 5px;
padding-right: 5px;
border-top-left-radius: 3px;
border-bottom-left-radius: 3px;</string>
          </property>
          <property name="text">
           <string>Password</string>
          </property>
         </widget>
        </item>
        <item row="3" column="1">
         <widget class="QLineEdit" name="editPassword">
          <property name="minimumSize">
           <size>
            <width>0</width>
            <height>30</height>
           </size>
          </property>
          <property name="maximumSize">
           <size>
            <width>16777215</width>
            <height>30</height>
           </size>
          </property>
          <property name="echoMode">
           <enum>QLineEdit::Password</enum>
          </property>
         </widget>
        </item>
        <item row="0" column="0">
         <widget class="QLabel" name="label">
          <property name="styleSheet">
           <string notr="true">background-color: qlineargradient(spread:pad, x1:0.5, y1:0, x2:0.5, y2:1, stop:0 rgba(132, 132, 132, 255), stop:0.501481 rgba(70, 70, 70, 255), stop:0.503057 rgba(62, 62, 62, 255), stop:1 rgba(16, 16, 16, 255));
color:rgb(255,255,255);
/*qlineargradient(spread:pad, x1:0.5, y1:1, x2:0.5, y2:0, stop:0 rgba(183, 100, 124, 255), stop:0.0212465 rgba(91, 33, 50, 255), stop:0.521739 rgba(152, 86, 105, 255), stop:0.527174 rgba(155, 98, 115, 255), stop:0.983696 rgba(184, 141, 153, 255), stop:1 rgba(220, 173, 186, 255));*/
/*background-color: qlineargradient(spread:pad, x1:1, y1:1, x2:0, y2:0, stop:0 rgba(219, 219, 219, 100), stop:1 rgba(255, 255, 255, 100));*/
border-top: 1px solid rgba(255,255,255,50);
border-right: 1px solid rgba(255,255,255,50);
border-bottom: 1px solid rgba(255,255,255,50);
border-left: 1px solid rgba(255,255,255,50);
padding-left: 5px;
padding-right: 5px;
border-top-left-radius: 3px;
border-bottom-left-radius: 3px;</string>
          </property>
          <property name="text">
           <string>Domain</string>
          </property>
         </widget>
        </item>
       </layout>
      </item>
      <item row="2" column="0" colspan="2">
       <widget class="QDialogButtonBox" name="buttonBox">
        <property name="orientation">
         <enum>Qt::Horizontal</enum>
        </property>
        <property name="standardButtons">
         <set>QDialogButtonBox::Cancel|QDialogButtonBox::Ok</set>
        </property>
        <property name="centerButtons">
         <bool>false</bool>
        </property>
       </widget>
      </item>
      <item row="1" column="1">
       <widget class="QLabel" name="labelWarning">
        <property name="styleSheet">
         <string notr="true">color: white; padding-left:5px; padding-right:5px;</string>
        </property>
        <property name="text">
         <string/>
        </property>
        <property name="alignment">
         <set>Qt::AlignCenter</set>
        </property>
        <property name="indent">
         <number>0</number>
        </property>
       </widget>
      </item>
     </layout>
    </widget>
   </item>
  </layout>
 </widget>
 <resources>
  <include location="data.qrc"/>
 </resources>
 <connections>
  <connection>
   <sender>buttonBox</sender>
   <signal>accepted()</signal>
   <receiver>dialogConnection</receiver>
   <slot>accept()</slot>
   <hints>
    <hint type="sourcelabel">
     <x>248</x>
     <y>254</y>
    </hint>
    <hint type="destinationlabel">
     <x>157</x>
     <y>274</y>
    </hint>
   </hints>
  </connection>
  <connection>
   <sender>buttonBox</sender>
   <signal>rejected()</signal>
   <receiver>dialogConnection</receiver>
   <slot>reject()</slot>
   <hints>
    <hint type="sourcelabel">
     <x>316</x>
     <y>260</y>
    </hint>
    <hint type="destinationlabel">
     <x>286</x>
     <y>274</y>
    </hint>
   </hints>
  </connection>
 </connections>
</ui>
